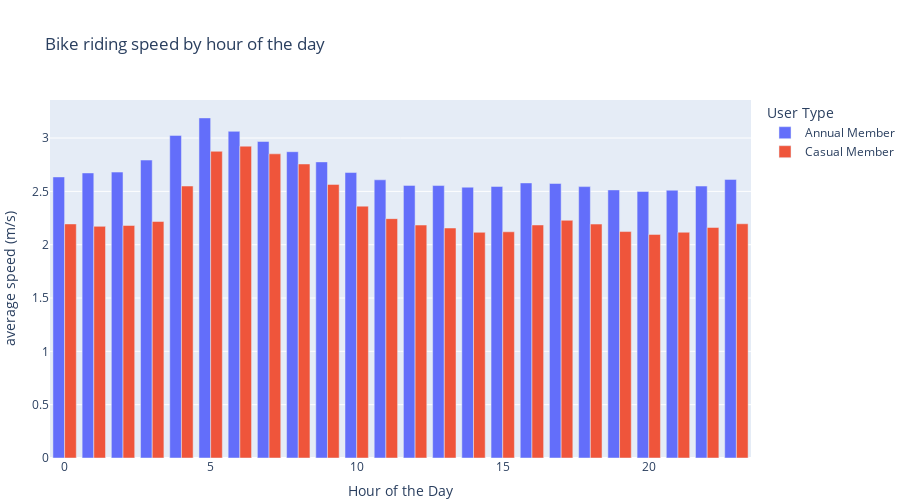

This figure's notebook cell:
### Markdown cell above
#### Speed of the bike on hourly basis

### Code cell
byHr_speed = df_v4[df_v4["avg_speed"] != 0].groupby([df_v4['Start Time'].dt.hour, 'User Type'])["avg_speed"].mean()
byHr_speed = byHr_speed.reset_index()
fig = px.bar(byHr_speed, x='Start Time', y='avg_speed',
             color='User Type', barmode = 'group', height = 500,
             labels={'Start Time':'Hour of the Day', 'avg_speed':'average speed (m/s)'}, 
             title='Bike riding speed by hour of the day')

fig.update_layout(margin ={'l':50,'b':0,'r':0})
fig.show()

### Figure 1 — Plotly figure (JSON) as saved in the notebook; plotly's stock layout.template omitted (floating-point values rounded to 4 significant figures)
{"data": [{"alignmentgroup": "True", "hovertemplate": "User Type=Annual Member<br>Hour of the Day=%{x}<br>average speed (m/s)=%{y}<extra></extra>", "legendgroup": "Annual Member", "marker": {"color": "#636EFA", "pattern": {"shape": ""}}, "name": "Annual Member", "offsetgroup": "Annual Member", "orientation": "v", "showlegend": true, "textposition": "auto", "type": "bar", "x": [0, 1, 2, 3, 4, 5, 6, 7, 8, 9, 10, 11, 12, 13, 14, 15, 16, 17, 18, 19, 20, 21, 22, 23], "xaxis": "x", "y": [2.635, 2.673, 2.681, 2.794, 3.025, 3.189, 3.063, 2.968, 2.872, 2.776, 2.676, 2.608, 2.556, 2.554, 2.539, 2.546, 2.579, 2.574, 2.544, 2.514, 2.499, 2.511, 2.55, 2.612], "yaxis": "y"}, {"alignmentgroup": "True", "hovertemplate": "User Type=Casual Member<br>Hour of the Day=%{x}<br>average speed (m/s)=%{y}<extra></extra>", "legendgroup": "Casual Member", "marker": {"color": "#EF553B", "pattern": {"shape": ""}}, "name": "Casual Member", "offsetgroup": "Casual Member", "orientation": "v", "showlegend": true, "textposition": "auto", "type": "bar", "x": [0, 1, 2, 3, 4, 5, 6, 7, 8, 9, 10, 11, 12, 13, 14, 15, 16, 17, 18, 19, 20, 21, 22, 23], "xaxis": "x", "y": [2.195, 2.172, 2.18, 2.217, 2.55, 2.876, 2.924, 2.852, 2.757, 2.565, 2.362, 2.244, 2.184, 2.156, 2.116, 2.121, 2.185, 2.229, 2.193, 2.123, 2.096, 2.116, 2.162, 2.196], "yaxis": "y"}], "layout": {"barmode": "group", "height": 500, "legend": {"title": {"text": "User Type"}, "tracegroupgap": 0}, "margin": {"b": 0, "l": 50, "r": 0}, "title": {"text": "Bike riding speed by hour of the day"}, "xaxis": {"anchor": "y", "domain": [0, 1], "title": {"text": "Hour of the Day"}}, "yaxis": {"anchor": "x", "domain": [0, 1], "title": {"text": "average speed (m/s)"}}}}
